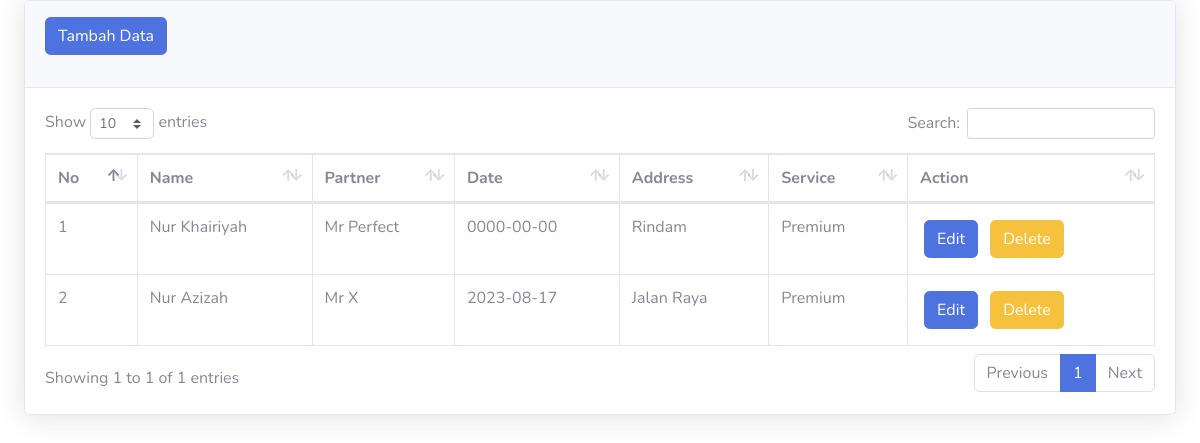
The app's page /view/dashboard/admin/client/index.php (signed in) with its own data.
### tables this page shows
CREATE TABLE `brides` (
  `id` int(3) NOT NULL,
  `Name` varchar(100) NOT NULL,
  `Partner` varchar(100) NOT NULL,
  `Date` date DEFAULT NULL,
  `Address` varchar(1000) NOT NULL,
  `Produk_id` int(3) NOT NULL
);

CREATE TABLE `produk` (
  `id` int(3) NOT NULL,
  `name` varchar(100) NOT NULL,
  `harga` int(11) NOT NULL
);

### view/dashboard/admin/client/index.php (the view, shortened to what this page needs)
<?php
include "../koneksi.php";
$query = mysqli_query($conn, "SELECT brides.*, produk.name as nama_produk from brides JOIN produk ON brides.Produk_id = produk.id");
?>
<link href="../asset/vendor/fontawesome-free/css/all.min.css" rel="stylesheet" type="text/css">
<link href="../asset/css/sb-admin-2.min.css" rel="stylesheet">
<link href="../asset/vendor/datatables/dataTables.bootstrap4.min.css" rel="stylesheet">
<body id="page-top">
    <div class="container-fluid">
        <div class="card shadow mb-4">
            <div class="card-header py-3">
                <a class="btn btn-primary mb-3" href="create.php">Tambah Data</a>
            </div>
            <div class="card-body">
                <div class="table-responsive">
                    <table class="table table-bordered" id="dataTable" width="100%" cellspacing="0">
                        <thead>
                            <tr>
                                <th>No</th>
                                <th>Name</th>
                                <th>Partner</th>
                                <th>Date</th>
                                <th>Address</th>
                                <th>Service</th>
                                <th>Action</th>
                            </tr>
                        </thead>
                        <?php if (mysqli_num_rows($query) > 0) { ?>
                            <?php
                            $no = 1;
                            while ($data = mysqli_fetch_array($query)) {
                            ?>
                                <tbody>
                                    <tr>
                                        <td><?php echo $no ?></td>
                                        <td><?php echo $data["Name"]; ?></td>
                                        <td><?php echo $data["Partner"]; ?></td>
                                        <td><?php echo $data["Date"]; ?></td>
                                        <td><?php echo $data["Address"]; ?></td>
                                        <td><?php echo $data["nama_produk"]; ?></td>
                                        <td>
                                            <a class="btn btn-primary m-1" href="edit.php?id=<?php echo $data['id']; ?>" onclick="return confirm('Edit Data?');">Edit</a>
                                            <a class="btn m-1 btn-warning" href="delete.php?id=<?php echo $data['id']; ?>" onclick="return confirm('Delete Data?');">Delete</a>
                                        </td>
                                    </tr>
                                <?php $no++;
                            } ?>
                            <?php } ?>
                    </table>
                </div>
            </div>
        </div>
    </div>
</body>

### records on screen
brides: Name "Nur Khairiyah", Partner "Mr Perfect", Date "0000-00-00", Address "Rindam", Produk.name "Premium"
brides: Name "Nur Azizah", Partner "Mr X", Date "2023-08-17", Address "Jalan Raya", Produk.name "Premium"
